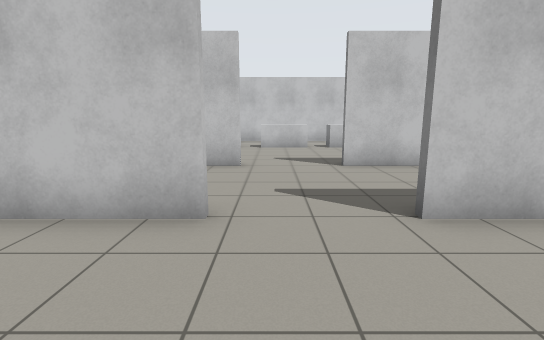
[1] (above)

24 first-person views from a walk through a world built for the Gazebo simulator. The camera is 1.2 m above the floor, tilts 10° down and sees 85° across. The floor is counted in squares, 1 m on a side. Each view is taken from the middle of a square. On the plan, view 1 faces up. The plan holds only what a view shows up to about 13 squares ahead; the rest is blank. Gazebo's built-in surfaces are drawn with simple patterns.

[2]
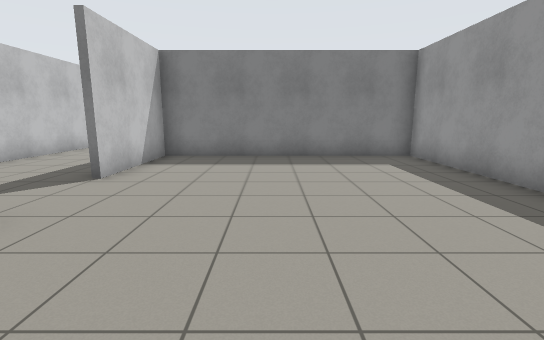

[3]
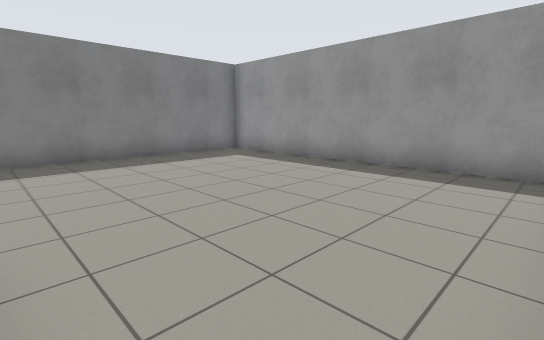

[4]
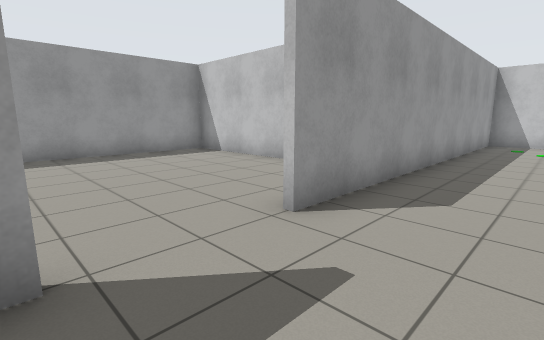

[5]
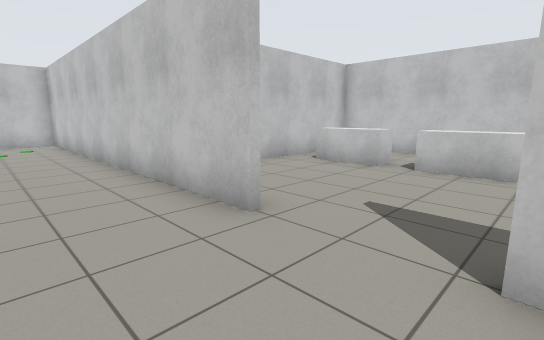

[6]
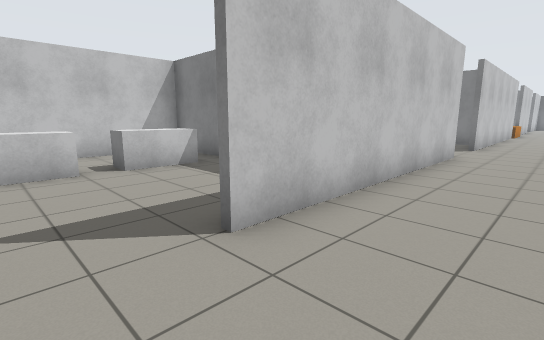

[7]
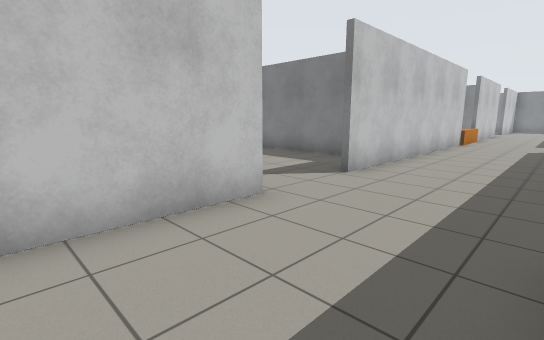

[8]
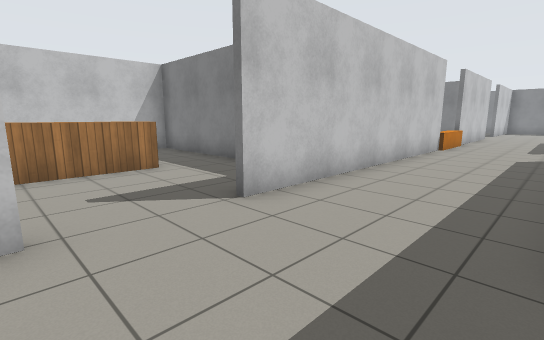

[9]
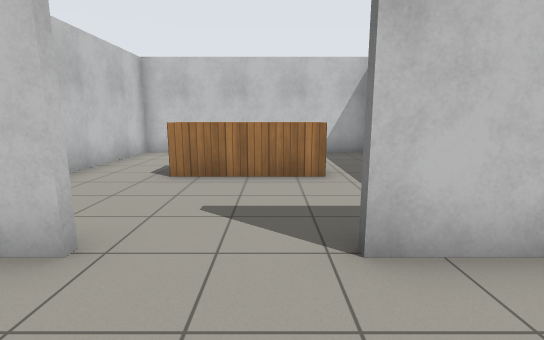

[10]
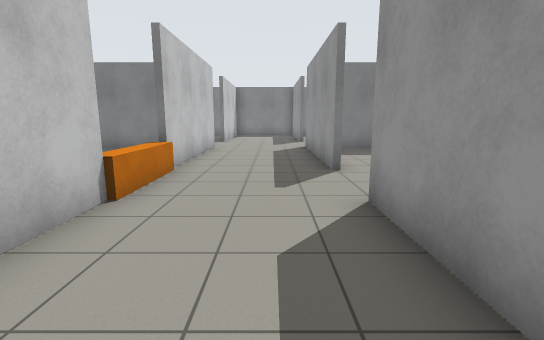

[11]
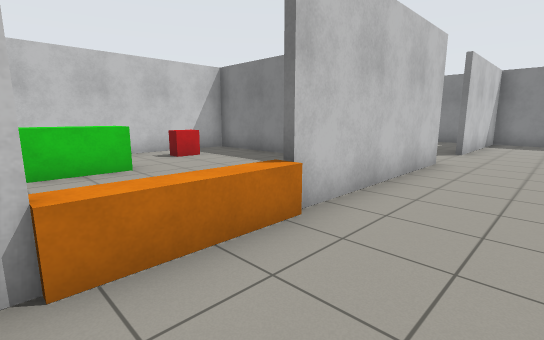

[12]
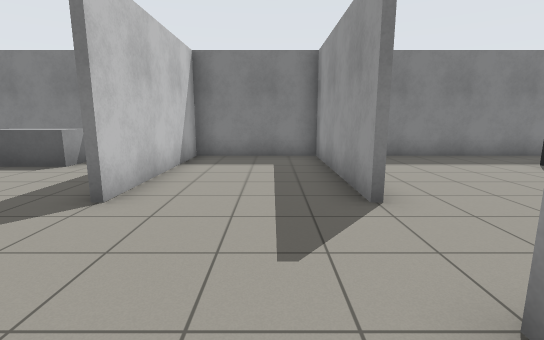

[13]
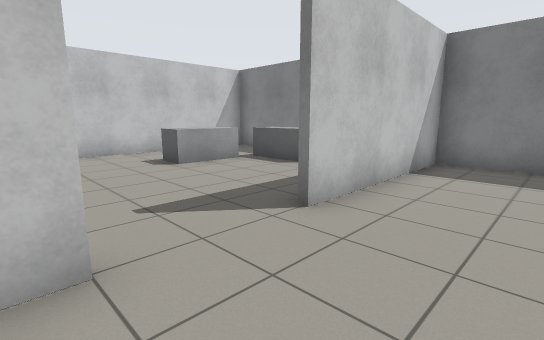

[14]
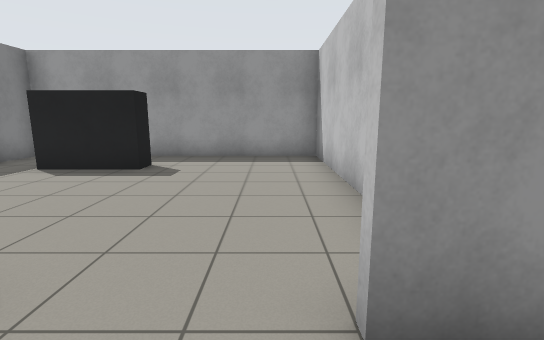

[15]
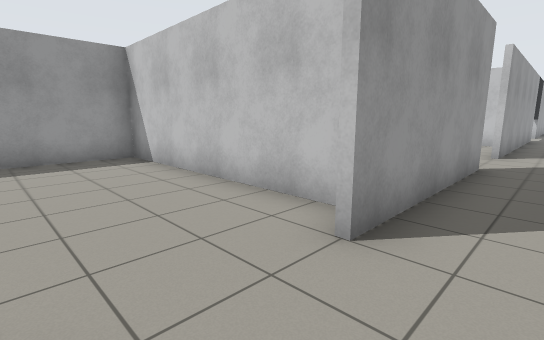

[16]
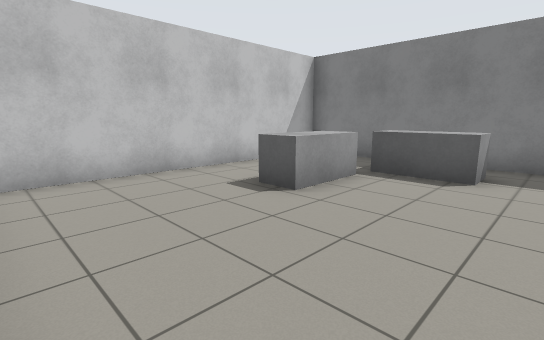

[17]
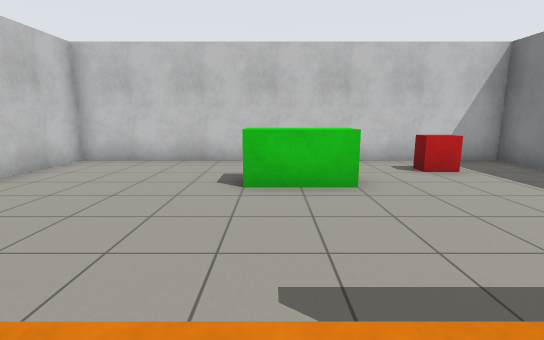

[18]
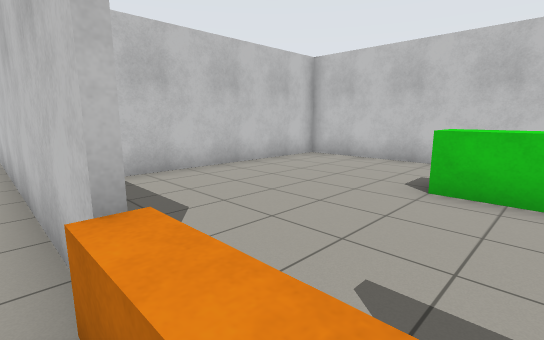

[19]
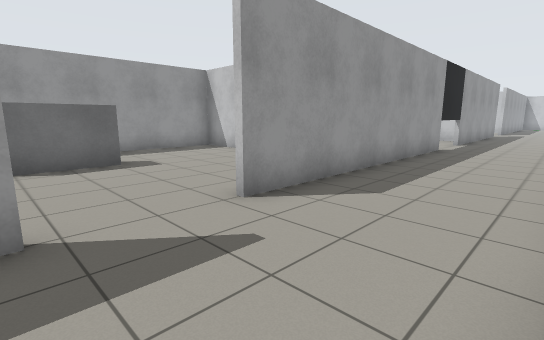

[20]
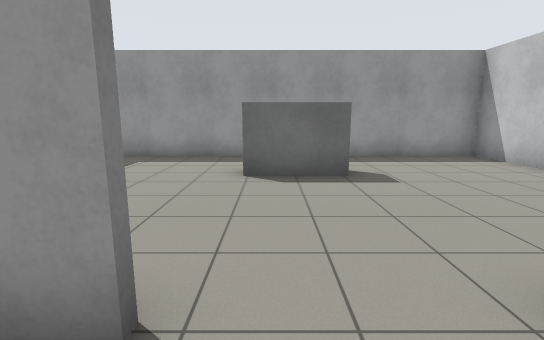

[21]
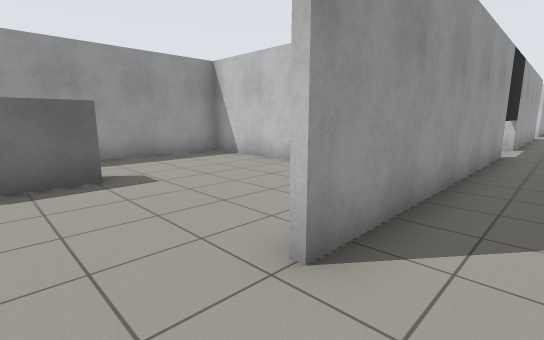

[22]
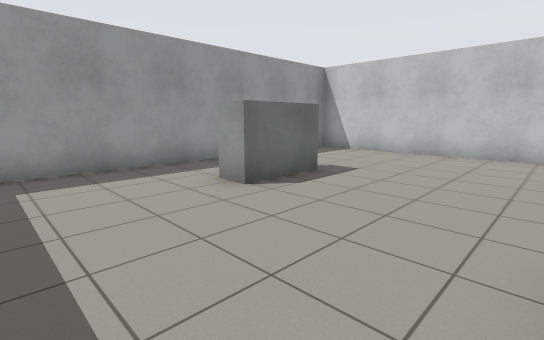

[23]
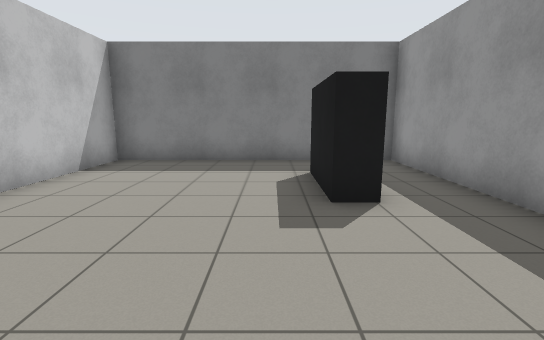

[24]
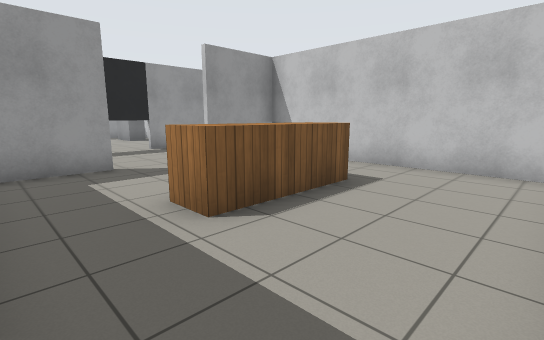

### Floor plan
Ten units are one square. View 1 is at (0, 0); x grows to the right and y downward. Boxes are objects, and circles mark ways between rooms. Rooms are numbered by the first view taken in them; rooms with no view inside come last. Other rooms are left out.
<svg viewBox="-139 -159 529 208">
<path fill="none" stroke="#000" d="M-8 -34 -32 -34M-44 -1 -44 44 54 44 54 -34 18 -34M216 -74 128 -74M248 -36 305 -36M294 -92 294 -154 176 -154 176 -90M306 -74 254 -74M296 -29 296 44 384 44 384 -74 330 -74M128 -36 222 -36M330 -36 385 -36M102 -74 18 -74M68 -36 102 -36M384 -92 384 -154 301 -154M385 -34 346 -34M-8 -74 -134 -74 -134 -36 -8 -36M176 -28 176 44 288 44M294 -11 294 -24M128 -76 148 -76M154 -80 154 -154 76 -154 76 -76 102 -76"/>
<rect x="215" y="-85" width="40" height="10" fill="#bbb"><title>barrier</title></rect>
<rect x="225" y="-135" width="20" height="20" fill="#bbb"><title>green box</title></rect>
<rect x="255" y="-145" width="20" height="10" fill="#bbb"><title>red box</title></rect>
<rect x="335" y="15" width="30" height="10" fill="#bbb"><title>cabinet</title></rect>
<rect x="335" y="-135" width="20" height="20" fill="#bbb"><title>grey box</title></rect>
<rect x="355" y="-125" width="20" height="30" fill="#bbb"><title>grey box</title></rect>
<rect x="225" y="5" width="20" height="20" fill="#bbb"><title>grey box</title></rect>
<rect x="95" y="-125" width="40" height="20" fill="#bbb"><title>wooden box</title></rect>
<circle cx="5" cy="-40" r="3" fill="#2a7"/>
<circle cx="235" cy="-40" r="3" fill="#2a7"/>
<circle cx="115" cy="-80" r="3" fill="#2a7"/>
<text x="0" y="0">1</text>
<text x="220" y="-70">2</text>
<text x="230" y="0">3</text>
<text x="110" y="-120">4</text>
</svg>
Room 1 opens to room 2. Room 2 opens to room 3. Room 2 opens to room 4.

Where each view was taken, in squares from view 1:
view 1: 0 up, 0 right, facing up
view 2: 0 up, 4 left, facing right
view 3: 3 up, 4 left, facing down-right
view 4: 6 up, 2 right, facing down-left
view 5: 5 up, 2 right, facing up-left
view 6: 5 up, 0 right, facing up-right
view 7: 4 up, 7 right, facing up-right
view 8: 4 up, 10 right, facing up-right
view 9: 5 up, 12 right, facing up
view 10: 5 up, 18 right, facing right
view 11: 5 up, 22 right, facing up-right
view 12: 5 up, 29 right, facing right
view 13: 5 up, 30 right, facing up-right
view 14: 5 up, 31 right, facing down
view 15: 5 up, 33 right, facing down-left
view 16: 9 up, 30 right, facing up-right
view 17: 7 up, 23 right, facing up
view 18: 7 up, 24 right, facing up-left
view 19: 7 up, 25 right, facing down-left
view 20: 5 up, 24 right, facing down
view 21: 5 up, 24 right, facing down-left
view 22: 3 up, 28 right, facing down-left
view 23: 1 down, 30 right, facing right
view 24: 15 up, 15 right, facing down-left
